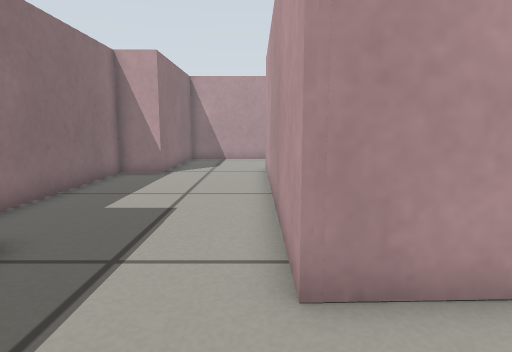
View 1 (above)

16 first-person views from a walk through a robot-simulator world made for Gazebo. The camera is 0.37 m above the floor, tilts 8° down and sees 75° across. The floor is counted in squares, 0.2 m on a side. Each view is taken from the middle of a square. On the plan, view 1 faces up. The plan holds only what a view shows up to about 17 squares ahead; the rest is blank.

View 2
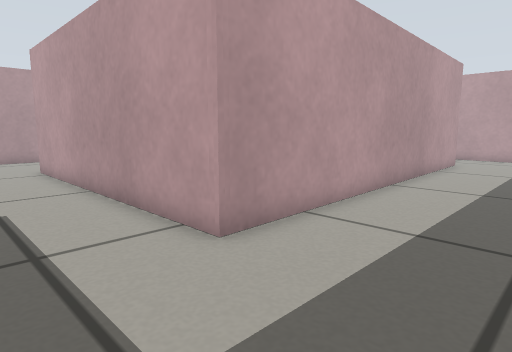

View 3
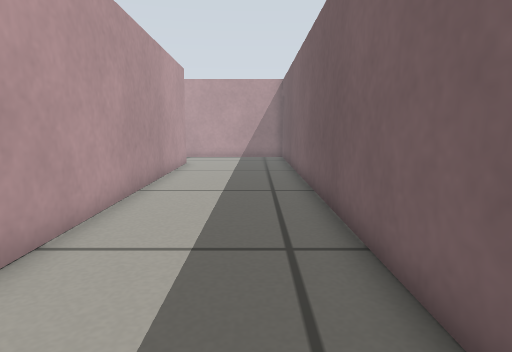

View 4
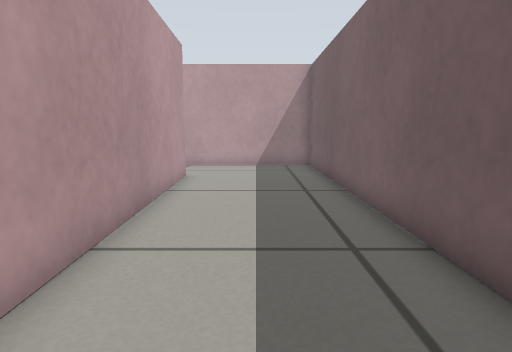

View 5
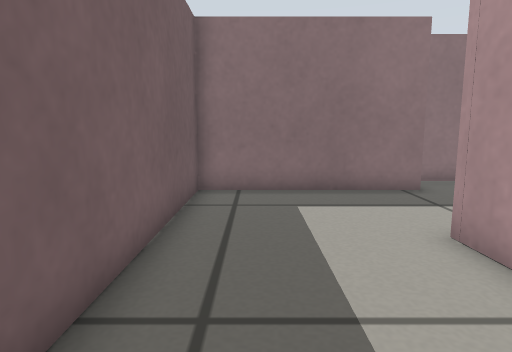

View 6
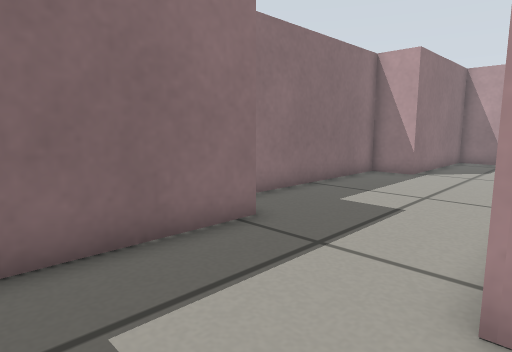

View 7
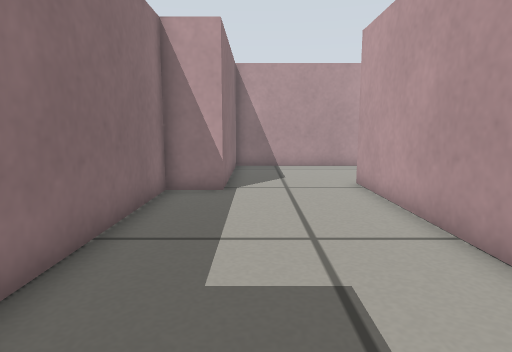

View 8
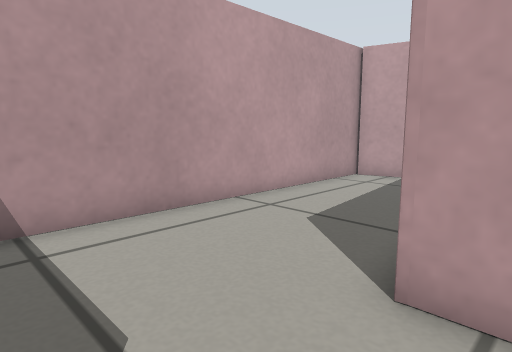

View 9
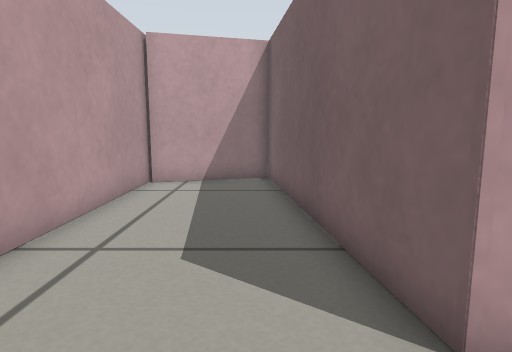

View 10
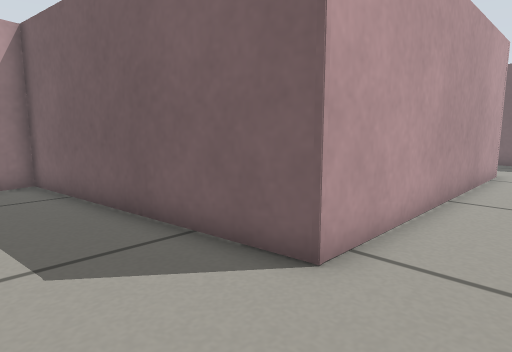

View 11
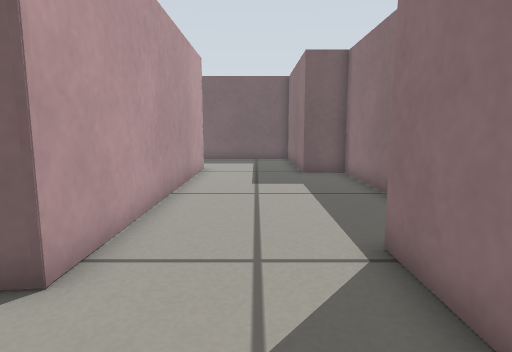

View 12
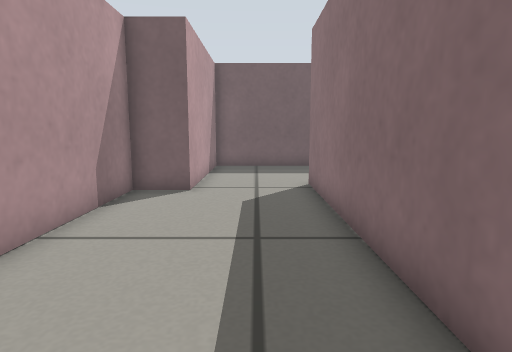

View 13
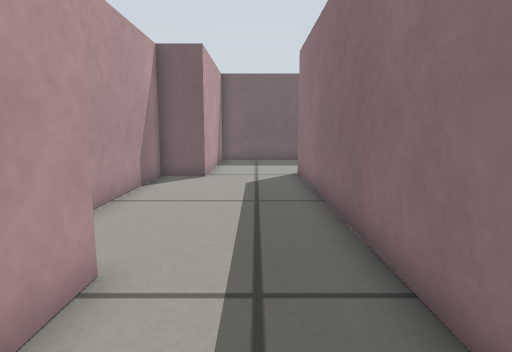

View 14
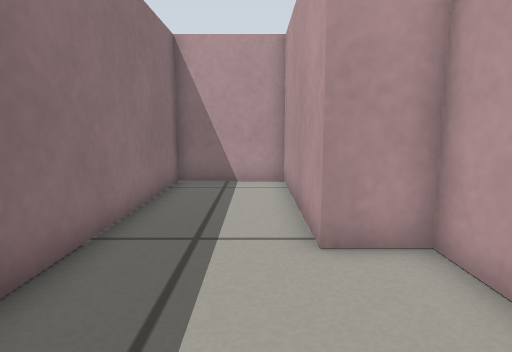

View 15
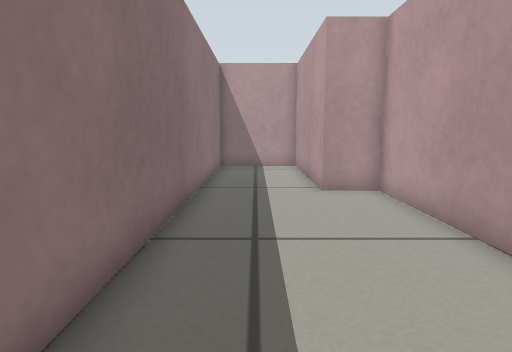

View 16
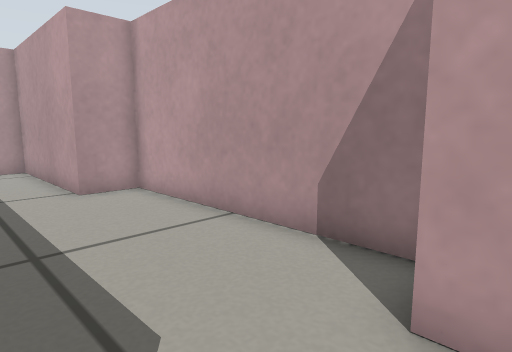

### Floor plan
Points are (right, up) in squares from view 1. A wall is a line through its corners. A room is listed if a view was taken in it or the views show most of it. See-through windows are left out.
Room 1 (views 1, 2, 3, 4, 5, 6, 7)
walls: (16.2, 3.8) (0.5, 3.3) (0.5, 5.5); (-4, 5) (-4, -1.8) (20, -1.8) (20, 3.5)
ways out: opening at (18, 4.5) to room 3; opening at (-1.5, 4.5) to room 4
Room 2 (views 8, 9, 10, 11)
walls: (0.5, 13.6) (0.5, 15.3) (10.6, 16.5) (9.5, 20.6); (10, 20.7) (-4, 20.7) (-4, 14)
ways out: opening at (-1.5, 14.5) to room 4
Room 3 (views 12, 13, 14, 15, 16)
walls: (20, 3.5) (20, 5) (21.8, 5) (21.8, 14) (20, 14) (20, 20.7) (16.2, 20.7) (16.2, 3.8)
ways out: opening at (18, 4.5) to room 1
Room 4 (no view inside)
walls: (-4, 14) (-5.7, 14) (-5.7, 5) (-4, 5); (0.5, 5.5) (0.5, 13.6)
ways out: opening at (-1.5, 4.5) to room 1; opening at (-1.5, 14.5) to room 2

Where each view was taken, in squares from view 1:
view 1: 0 up, 0 right, facing up
view 2: 1 down, 3 left, facing up-right
view 3: 0 up, 2 left, facing right
view 4: 1 up, 3 right, facing right
view 5: 0 up, 6 right, facing left
view 6: 0 up, 1 right, facing up-left
view 7: 4 up, 3 left, facing up
view 8: 14 up, 3 left, facing up-right
view 9: 17 up, 2 left, facing right
view 10: 19 up, 2 left, facing down-right
view 11: 19 up, 2 left, facing down
view 12: 15 up, 18 right, facing down
view 13: 18 up, 18 right, facing down
view 14: 9 up, 19 right, facing up
view 15: 4 up, 18 right, facing up
view 16: 4 up, 17 right, facing up-right
